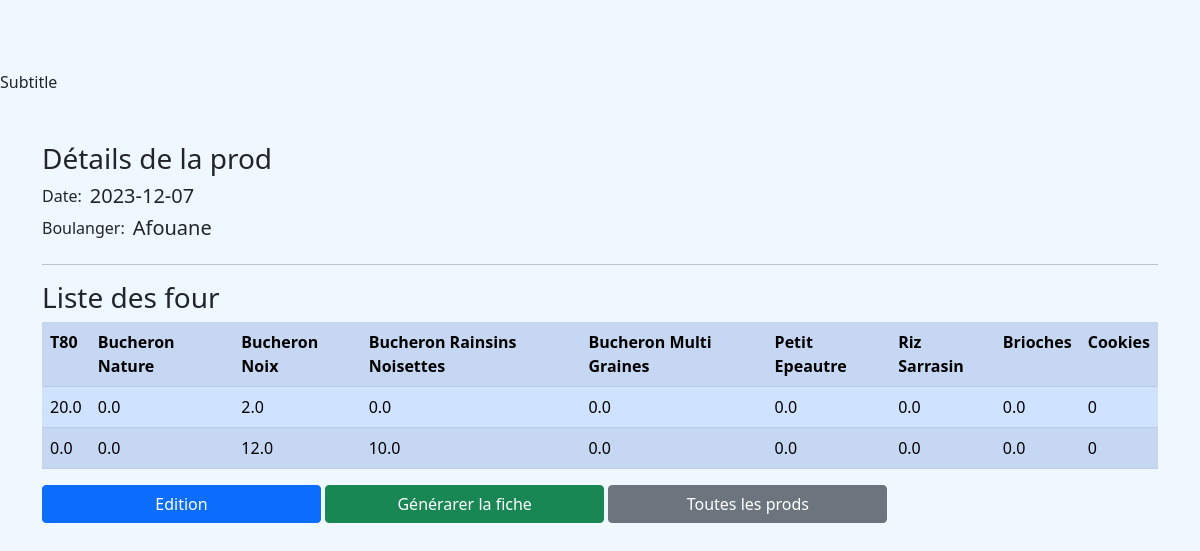
/prod/prodlist/10/, run on an earlier commit of the app's database.
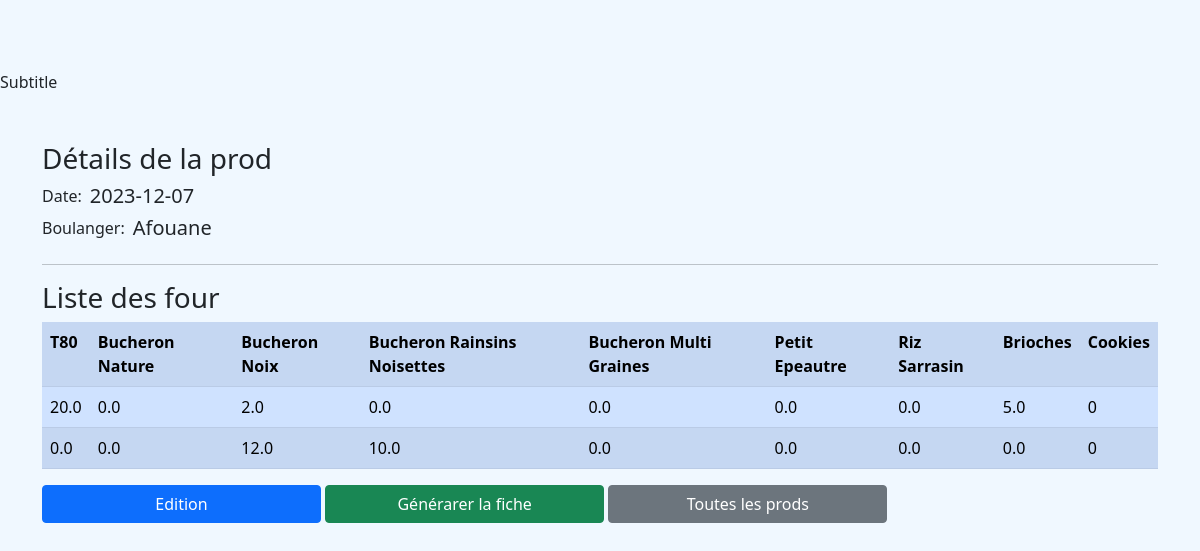
And on a later commit of the database.
### prod/models.py (models this page shows, shortened)
class Data(models.Model):
    prod_id = models.ForeignKey(Prod, on_delete=models.CASCADE)
    T80 = models.FloatField(default=0)
    BuchNat = models.FloatField(default=0)
    BuchMG = models.FloatField(default=0)
    BuchRN = models.FloatField(default=0)
    BuchNoix = models.FloatField(
        default=0,
    )
    RizSar = models.FloatField(
        default=0,
    )
    PetEp = models.FloatField(
        default=0,
    )
    Brioche = models.FloatField(
        default=0,
    )
    Cookies = models.IntegerField(default=0)

### prod/views.py (the view)
# urls.py: path("prodlist/<int:pk>/", views.ProdDetailView.as_view(), name="prod_detail"),
class ProdDetailView(DetailView):
    model = Prod
    template_name = "prod_detail.html"

### templates/prod_detail.html (shortened to what this page needs)
{% extends 'base.html' %} {% block title %}{{ prod.date }}{% endblock %}
{%block content %}
<h3>Détails de la prod</h3>
<div class="d-flex d-flex-inline">
  <span class="pe-2">Date:</span>
  <h5>{{ prod.date|title }}</h5>
</div>
<div class="d-flex d-flex-inline">
  <span class="pe-2">Boulanger:</span>
  <h5>{{ prod.boulanger|title }}</h5>
</div>
<hr />
<h3>Liste des four</h3>
<table class="table table-primary table-striped">
    <tr>
        <th>T80</th>
        <th>Bucheron Nature</th>
        <th>Bucheron Noix</th>
        <th>Bucheron Rainsins Noisettes</th>
        <th>Bucheron Multi Graines</th>
        <th>Petit Epeautre</th>
        <th>Riz Sarrasin</th>
        <th>Brioches</th>
        <th>Cookies</th>
    </tr>
    {% for elem in prod.data_set.all %}
    <tr>
        <td>{{ elem.T80 }}</td>
        <td>{{ elem.BuchNat }}</td>
        <td>{{ elem.BuchNoix }}</td>
        <td>{{ elem.BuchRN }}</td>
        <td>{{ elem.BuchMG }}</td>
        <td>{{ elem.PetEp }}</td>
        <td>{{ elem.RizSar }}</td>
        <td>{{ elem.Brioche }}</td>
        <td>{{ elem.Cookies }}</td>
    </tr>
    {% endfor %}
</table>
<div>
  <a
    href="{% url 'prod:prod_edit' pk=prod.pk %}"
    role="button"
    class="btn btn-primary col-3"
    >Edition</a
  >
  <a
    href="{% url 'prod:fiche_prod' pk=prod.pk %}"
    role="button"
    class="btn btn-success col-3"
    >Générarer la fiche</a
  >
  <a
    href="{% url 'prod:list_prod' %}"
    role="button"
    class="btn btn-secondary col-3"
    >Toutes les prods</a
  >
</div>
{% endblock content %}

What changed in the data, as far as the page shows it:
changed Data (number 1 of 2 on the later page): Brioche "0.0" → "5.0"
